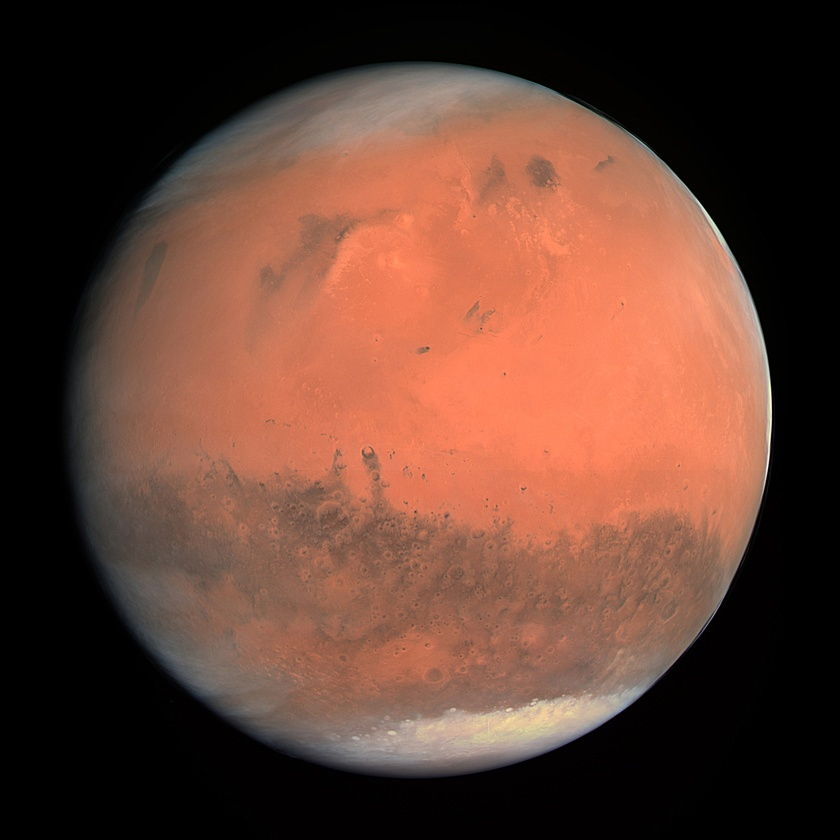
#> input picture Sesion6_CASTILLO/marte.jpg, 840 x 840 px, shrunk from 2205 x 2205 before the run, found by its file name
$ python Manipular_Imagen_Pyllon.py
#> lines starting #> are read from the running program, lines starting #| are printed output that depends on the picture
from PIL import Image

img = Image.open(r"C:\Users\DOCENTE\Desktop\Sesion6_CASTILLO\marte.jpg")
#> img is the input picture: PIL image 840x840 RGB; mean R, G, B 99.5, 63.7, 50.5
imgrotate = img.rotate(90)
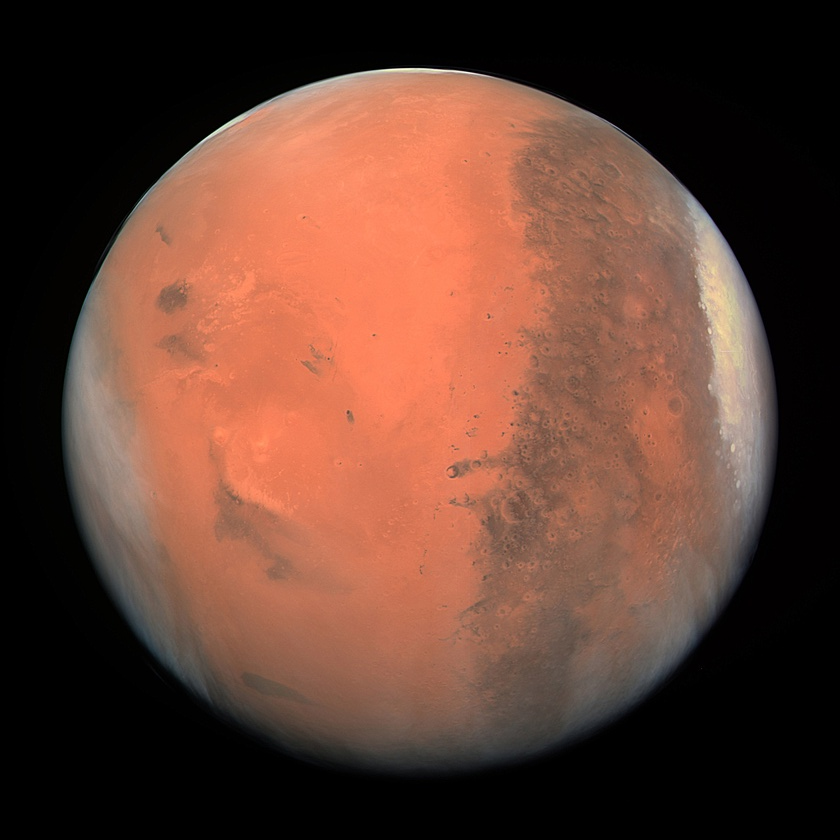
#> imgrotate: PIL image 840x840 RGB; mean R, G, B 99.5, 63.7, 50.5
imgrotate.show()
